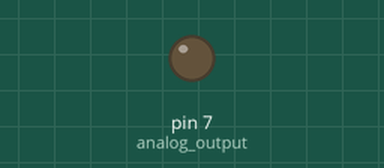
Simulated run of this sketch. Board: Arduino Uno, built with avr-gcc and run on an emulated ATmega328P. On the bench: output pins drawn as LEDs (lit = HIGH). Dashed ring = blinking. At 2.0 s the program stops and its outputs stay as they are.

Above: at 0.5 s.
At 1.85 s:
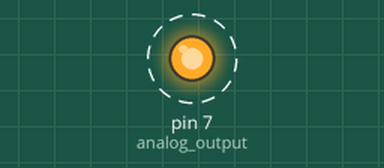
Timing chart, 0 to 3.0 s (numbered marks = the images above):
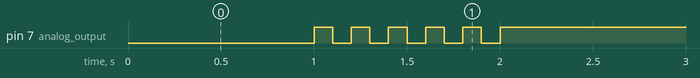

The sketch:

05_practice_2.ino
```cpp
void setup()
{
  pinMode(7, OUTPUT); // analog output
}

void loop()
{
  int i;
  digitalWrite(7, LOW);
  delay(1000);
  for (i=1; i<=10; i++)
  {
    if(i%2 == 1){
      digitalWrite(7,HIGH);
      delay(100);
    } else {
      digitalWrite(7, LOW);
      delay(100);
    }
  }
  digitalWrite(7,HIGH);
  while(1){}
}
```

Measured:
- by itself, pin 7 (analog_output): alternates HIGH for 0.10 s and LOW for 0.10 s, 11 changes in all, then stays HIGH
